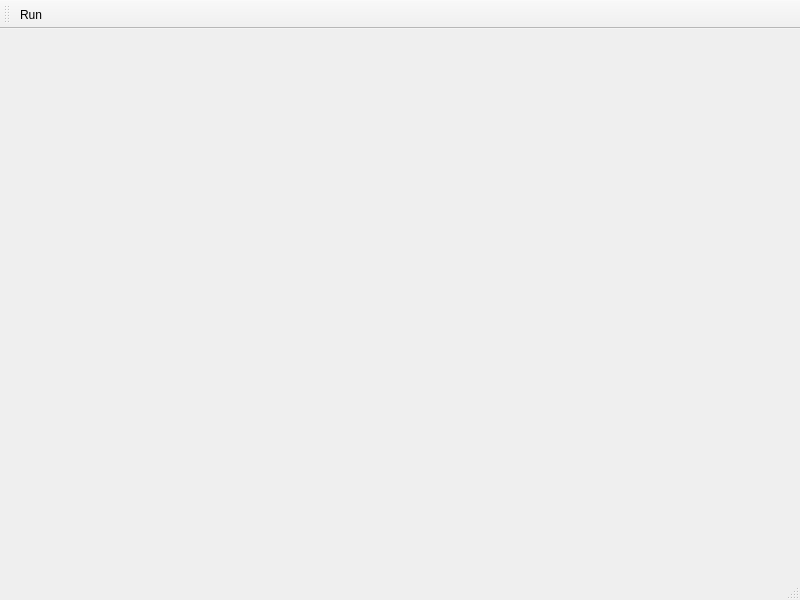
<?xml version="1.0" encoding="UTF-8"?>
<ui version="4.0">
 <class>MainWindow</class>
 <widget class="QMainWindow" name="MainWindow">
  <property name="geometry">
   <rect>
    <x>0</x>
    <y>0</y>
    <width>800</width>
    <height>600</height>
   </rect>
  </property>
  <property name="windowTitle">
   <string>MainWindow</string>
  </property>
  <widget class="QWidget" name="centralwidget"/>
  <widget class="QMenuBar" name="menuBar">
   <property name="geometry">
    <rect>
     <x>0</x>
     <y>0</y>
     <width>800</width>
     <height>22</height>
    </rect>
   </property>
  </widget>
  <widget class="QStatusBar" name="statusBar"/>
  <widget class="QToolBar" name="mainToolBar">
   <property name="windowTitle">
    <string>toolBar</string>
   </property>
   <attribute name="toolBarArea">
    <enum>TopToolBarArea</enum>
   </attribute>
   <attribute name="toolBarBreak">
    <bool>false</bool>
   </attribute>
   <addaction name="actionRun"/>
  </widget>
  <action name="actionRun">
   <property name="checkable">
    <bool>true</bool>
   </property>
   <property name="text">
    <string>Run</string>
   </property>
  </action>
 </widget>
 <resources/>
 <connections/>
</ui>
